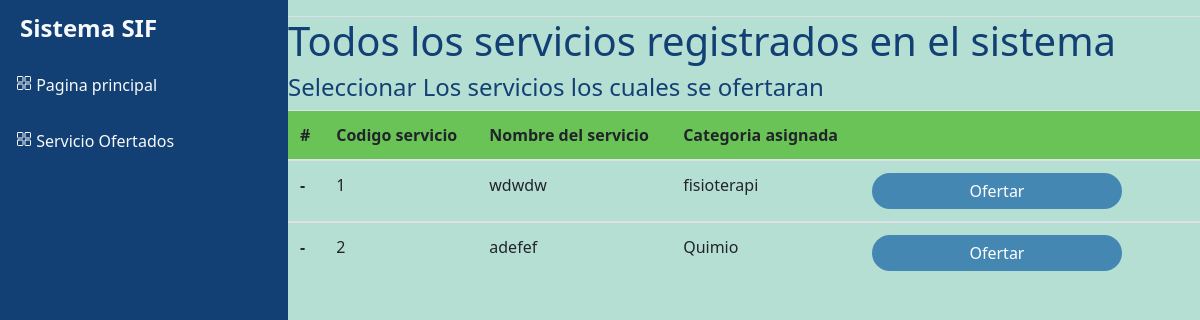
Screenshot of /vistas/Gerente/servicios.php with the database file from the repository.
### tables this page shows
CREATE TABLE `servicios` (
  `idServicio` int(11) NOT NULL,
  `nombre` varchar(30) NOT NULL,
  `IdCategoria` int(11) NOT NULL
);

CREATE TABLE `categoria` (
  `idCategoria` int(11) NOT NULL,
  `Nombre` varchar(11) NOT NULL
);

### vistas/Gerente/servicios.php (the view, shortened to what this page needs)
<?php
$conexion= mysqli_connect('localhost','root','','proyecto_final_web2');
 ?>
<!doctype html>
<html lang="en">
<head>
    <link rel="stylesheet" href="https://stackpath.bootstrapcdn.com/bootstrap/4.3.1/css/bootstrap.min.css"
>
    <link rel="stylesheet" href="../../Recursos/Bootstrap.css">
</head>
<body>
    <div class="d-flex" id="content-wrapper">
        <div id="sidebar-container" class="bg-primary">
            <div class="logo">
                <h4 class="text-light font-weight-bold mb-0">Sistema SIF</h4>
            </div>
            <div class="menu">
               <a href="paginaprincipal.php" class="d-block text-light p-3 border-0"><ion-icon name="grid-outline"></ion-icon></i>
                Pagina principal</a>
                 <a href="ServiciosOfertados.php" class="d-block text-light p-3 border-0"><ion-icon name="grid-outline"></ion-icon></i>
                 Servicio Ofertados</a>
            </div>
        </div>
        <div class="w-100">
         <nav class="navbar navbar-expand-lg navbar-light bg-light border-bottom">
         </nav>
        <div id="content" class="bg-grey w-100">
          <h1>Todos los servicios registrados en el sistema</h1>
          <h4>Seleccionar Los servicios los cuales se ofertaran</h4>
              <div class="table-responsice">
              <table class="table caption-top">
                <thead>
                  <tr class="table-active" style="background-color: #73D35E;">
                    <th scope="col">#</th>
                    <th scope="col">Codigo servicio</th>
                    <th scope="col">Nombre del servicio</th>
                    <th scope="col">Categoria asignada</th>
                    <th scope="col"></th>
                    <th scope="col"></th>
                                        <th scope="col"></th>
                  </tr>
                </thead>
                 <?php
                     $sqlPrepared = "SELECT s.idServicio,
       s.nombre,
       c.Nombre
  FROM servicios as s
           INNER JOIN categoria as c
               on s.IdCategoria = c.idCategoria";
                     $result= mysqli_query($conexion,$sqlPrepared);
                     while ($mostrar=mysqli_fetch_array($result)){
                 ?>
                <tbody>
                  <tr>
                    <th scope="row">-</th>
                    <td><?php echo $mostrar['idServicio']; ?></td>
                    <td><?php echo $mostrar['nombre']; ?></td>
                    <td><?php echo $mostrar['Nombre']; ?></td>
                      <td><a href="../../controladores/BotonOfertar.php?
                        idServicio=<?php echo $mostrar['idServicio']; ?> &
                        nombre=<?php echo $mostrar['nombre']; ?>  ">
         <button class="btn btn-primary badge-pill" style="width: 250px; background-color: #4487B3;">Ofertar</button></a>
                      </td>
                  </tr>
                </tbody>
                  <?php
                     }
                     ?>
              </table>
              </div>
</body>
</html>

### vistas/Gerente/servicios.php (style rules this page uses)
* { font-family: Segoe UI; font-size: 16px; }

### rows the page displays
servicios: idServicio "1", nombre "wdwdw", IdCategoria.Nombre "fisioterapi"
servicios: idServicio "2", nombre "adefef", IdCategoria.Nombre "Quimio"
